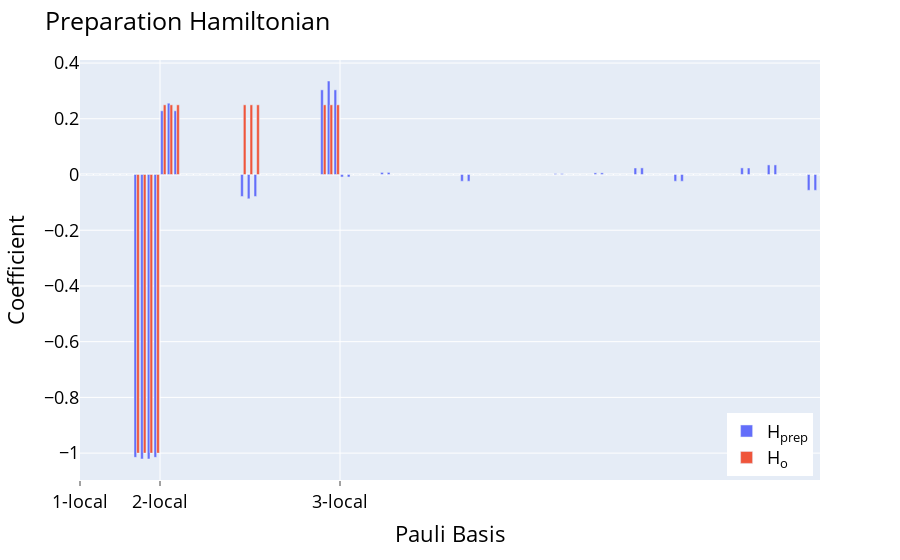

Source (notebook cell):
### Code cell
results = get_results("../saved_simulations/turbo/allcontrols4heisenberg")
fig = preparation(results[0],-1)
fig.update_layout(legend={"yanchor":"bottom","y":0.01,"xanchor":"right","x":0.99})
fig.show()
print(results[0].betas)
print(results[0].fidelity(-1))

### Figure 1 — Plotly figure (JSON) as saved in the notebook; plotly's stock layout.template omitted (floating-point values rounded to 4 significant figures)
{"data": [{"alignmentgroup": "True", "hovertemplate": "<b>%{hovertext}</b><br><br>variable=H<sub>prep<br>Pauli Basis=%{x}<br>value=%{y}<extra></extra>", "hovertext": ["XIII", "IXII", "IIXI", "IIIX", "YIII", "IYII", "IIYI", "IIIY", "ZIII", "IZII", "IIZI", "IIIZ", "XXII", "IXXI", "IIXX", "XYII", "IXYI", "IIXY", "XZII", "IXZI", "IIXZ", "YXII", "IYXI", "IIYX", "YYII", "IYYI", "IIYY", "YZII", "IYZI", "IIYZ", "ZXII", "IZXI", "IIZX", "ZYII", "IZYI", "IIZY", "ZZII", "IZZI", "IIZZ", "XIXI", "IXIX", "XXXI", "IXXX", "XYXI", "IXYX", "XZXI", "IXZX", "XIYI", "IXIY", "XXYI", "IXXY", "XYYI", "IXYY", "XZYI", "IXZY", "XIZI", "IXIZ", "XXZI", "IXXZ", "XYZI", "IXYZ", "XZZI", "IXZZ", "YIXI", "IYIX", "YXXI", "IYXX", "YYXI", "IYYX", "YZXI", "IYZX", "YIYI", "IYIY", "YXYI", "IYXY", "YYYI", "IYYY", "YZYI", "IYZY", "YIZI", "IYIZ", "YXZI", "IYXZ", "YYZI", "IYYZ", "YZZI", "IYZZ", "ZIXI", "IZIX", "ZXXI", "IZXX", "ZYXI", "IZYX", "ZZXI", "IZZX", "ZIYI", "IZIY", "ZXYI", "IZXY", "ZYYI", "IZYY", "ZZYI", "IZZY", "ZIZI", "IZIZ", "ZXZI", "IZXZ", "ZYZI", "IZYZ", "ZZZI", "IZZZ"], "legendgroup": "H<sub>prep", "marker": {"color": "#636efa", "pattern": {"shape": ""}}, "name": "H<sub>prep", "offsetgroup": "H<sub>prep", "orientation": "v", "showlegend": true, "textposition": "auto", "type": "bar", "x": [0, 1, 2, 3, 4, 5, 6, 7, 8, 9, 10, 11, 12, 13, 14, 15, 16, 17, 18, 19, 20, 21, 22, 23, 24, 25, 26, 27, 28, 29, 30, 31, 32, 33, 34, 35, 36, 37, 38, 39, 40, 41, 42, 43, 44, 45, 46, 47, 48, 49, 50, 51, 52, 53, 54, 55, 56, 57, 58, 59, 60, 61, 62, 63, 64, 65, 66, 67, 68, 69, 70, 71, 72, 73, 74, 75, 76, 77, 78, 79, 80, 81, 82, 83, 84, 85, 86, 87, 88, 89, 90, 91, 92, 93, 94, 95, 96, 97, 98, 99, 100, 101, 102, 103, 104, 105, 106, 107, 108, 109, 110], "xaxis": "x", "y": [4.091e-16, -3.727e-16, 1.848e-15, 5.236e-16, 0, 0, 0, 0, -1.015, -1.021, -1.021, -1.015, 0.2286, 0.2559, 0.2286, 0, 0, 0, -4.835e-16, 1.509e-16, 7.94e-17, 0, 0, 0, -0.07892, -0.0872, -0.07892, 0, 0, 0, 6.392e-17, -5.242e-16, -2.073e-16, 0, 0, 0, 0.3038, 0.3356, 0.3038, -0.009118, -0.009118, 4.918e-18, 7.648e-17, 0, 0, 0.007467, 0.007467, 0, 0, 0, 0, -1.065e-16, 8.215e-17, 0, 0, -3.206e-16, -1.306e-16, -0.02428, -0.02422, 0, 0, 5.36e-16, 2.276e-16, 0, 0, 0, 0, -7.538e-17, -9.648e-17, 0, 0, 0.003063, 0.003063, 9.894e-17, 1.948e-17, 0, 0, 0.005846, 0.005846, 0, 0, 0, 0, 0.02338, 0.02369, 0, 0, -4.509e-16, -9.979e-17, -0.02422, -0.02428, 0, 0, 1.634e-16, 4.026e-17, 0, 0, 0, 0, 0.02369, 0.02338, 0, 0, 0.0344, 0.0344, -9.753e-17, -4.328e-17, 0, 0, -0.05673, -0.05673], "yaxis": "y"}, {"alignmentgroup": "True", "hovertemplate": "<b>%{hovertext}</b><br><br>variable=H<sub>o<br>Pauli Basis=%{x}<br>value=%{y}<extra></extra>", "hovertext": ["XIII", "IXII", "IIXI", "IIIX", "YIII", "IYII", "IIYI", "IIIY", "ZIII", "IZII", "IIZI", "IIIZ", "XXII", "IXXI", "IIXX", "XYII", "IXYI", "IIXY", "XZII", "IXZI", "IIXZ", "YXII", "IYXI", "IIYX", "YYII", "IYYI", "IIYY", "YZII", "IYZI", "IIYZ", "ZXII", "IZXI", "IIZX", "ZYII", "IZYI", "IIZY", "ZZII", "IZZI", "IIZZ", "XIXI", "IXIX", "XXXI", "IXXX", "XYXI", "IXYX", "XZXI", "IXZX", "XIYI", "IXIY", "XXYI", "IXXY", "XYYI", "IXYY", "XZYI", "IXZY", "XIZI", "IXIZ", "XXZI", "IXXZ", "XYZI", "IXYZ", "XZZI", "IXZZ", "YIXI", "IYIX", "YXXI", "IYXX", "YYXI", "IYYX", "YZXI", "IYZX", "YIYI", "IYIY", "YXYI", "IYXY", "YYYI", "IYYY", "YZYI", "IYZY", "YIZI", "IYIZ", "YXZI", "IYXZ", "YYZI", "IYYZ", "YZZI", "IYZZ", "ZIXI", "IZIX", "ZXXI", "IZXX", "ZYXI", "IZYX", "ZZXI", "IZZX", "ZIYI", "IZIY", "ZXYI", "IZXY", "ZYYI", "IZYY", "ZZYI", "IZZY", "ZIZI", "IZIZ", "ZXZI", "IZXZ", "ZYZI", "IZYZ", "ZZZI", "IZZZ"], "legendgroup": "H<sub>o", "marker": {"color": "#EF553B", "pattern": {"shape": ""}}, "name": "H<sub>o", "offsetgroup": "H<sub>o", "orientation": "v", "showlegend": true, "textposition": "auto", "type": "bar", "x": [0, 1, 2, 3, 4, 5, 6, 7, 8, 9, 10, 11, 12, 13, 14, 15, 16, 17, 18, 19, 20, 21, 22, 23, 24, 25, 26, 27, 28, 29, 30, 31, 32, 33, 34, 35, 36, 37, 38, 39, 40, 41, 42, 43, 44, 45, 46, 47, 48, 49, 50, 51, 52, 53, 54, 55, 56, 57, 58, 59, 60, 61, 62, 63, 64, 65, 66, 67, 68, 69, 70, 71, 72, 73, 74, 75, 76, 77, 78, 79, 80, 81, 82, 83, 84, 85, 86, 87, 88, 89, 90, 91, 92, 93, 94, 95, 96, 97, 98, 99, 100, 101, 102, 103, 104, 105, 106, 107, 108, 109, 110], "xaxis": "x", "y": [0, 0, 0, 0, 0, 0, 0, 0, -1, -1, -1, -1, 0.25, 0.25, 0.25, 0, 0, 0, 0, 0, 0, 0, 0, 0, 0.25, 0.25, 0.25, 0, 0, 0, 0, 0, 0, 0, 0, 0, 0.25, 0.25, 0.25, 0, 0, 0, 0, 0, 0, 0, 0, 0, 0, 0, 0, 0, 0, 0, 0, 0, 0, 0, 0, 0, 0, 0, 0, 0, 0, 0, 0, 0, 0, 0, 0, 0, 0, 0, 0, 0, 0, 0, 0, 0, 0, 0, 0, 0, 0, 0, 0, 0, 0, 0, 0, 0, 0, 0, 0, 0, 0, 0, 0, 0, 0, 0, 0, 0, 0, 0, 0, 0, 0, 0, 0], "yaxis": "y"}], "layout": {"barmode": "group", "font": {"color": "black", "size": 18}, "legend": {"title": {"text": ""}, "tracegroupgap": 0, "x": 0.99, "xanchor": "right", "y": 0.01, "yanchor": "bottom"}, "margin": {"t": 60}, "title": {"text": "Preparation Hamiltonian"}, "xaxis": {"anchor": "y", "domain": [0, 1], "showgrid": true, "ticklen": 5, "ticks": "outside", "ticktext": ["1-local", "2-local", "3-local"], "tickvals": [-0.5, 11.5, 38.5], "title": {"text": "Pauli Basis"}}, "yaxis": {"anchor": "x", "domain": [0, 1], "title": {"text": "Coefficient"}}}}
